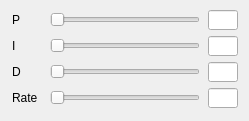
      <widget class="QWidget" name="tab_Yaw">
       <attribute name="title">
        <string>Yaw</string>
       </attribute>
       <widget class="QWidget" name="layoutWidget_3">
        <property name="geometry">
         <rect>
          <x>10</x>
          <y>10</y>
          <width>230</width>
          <height>102</height>
         </rect>
        </property>
        <layout class="QHBoxLayout" name="horizontalLayout_6">
         <item>
          <layout class="QVBoxLayout" name="verticalLayout_7">
           <item>
            <widget class="QLabel" name="label_P_3">
             <property name="minimumSize">
              <size>
               <width>30</width>
               <height>20</height>
              </size>
             </property>
             <property name="maximumSize">
              <size>
               <width>30</width>
               <height>20</height>
              </size>
             </property>
             <property name="font">
              <font>
               <family>Arial</family>
               <pointsize>9</pointsize>
              </font>
             </property>
             <property name="text">
              <string>P</string>
             </property>
            </widget>
           </item>
           <item>
            <widget class="QLabel" name="label_I_3">
             <property name="minimumSize">
              <size>
               <width>30</width>
               <height>20</height>
              </size>
             </property>
             <property name="maximumSize">
              <size>
               <width>30</width>
               <height>20</height>
              </size>
             </property>
             <property name="font">
              <font>
               <family>Arial</family>
               <pointsize>9</pointsize>
              </font>
             </property>
             <property name="text">
              <string>I</string>
             </property>
            </widget>
           </item>
           <item>
            <widget class="QLabel" name="label_D_3">
             <property name="minimumSize">
              <size>
               <width>30</width>
               <height>20</height>
              </size>
             </property>
             <property name="maximumSize">
              <size>
               <width>30</width>
               <height>20</height>
              </size>
             </property>
             <property name="font">
              <font>
               <family>Arial</family>
               <pointsize>9</pointsize>
              </font>
             </property>
             <property name="text">
              <string>D</string>
             </property>
            </widget>
           </item>
           <item>
            <widget class="QLabel" name="label_Rate_3">
             <property name="minimumSize">
              <size>
               <width>30</width>
               <height>20</height>
              </size>
             </property>
             <property name="maximumSize">
              <size>
               <width>30</width>
               <height>20</height>
              </size>
             </property>
             <property name="font">
              <font>
               <family>Arial</family>
               <pointsize>9</pointsize>
              </font>
             </property>
             <property name="text">
              <string>Rate</string>
             </property>
            </widget>
           </item>
          </layout>
         </item>
         <item>
          <layout class="QVBoxLayout" name="verticalLayout_8">
           <item>
            <widget class="QSlider" name="horizontalSlider_P_3">
             <property name="minimumSize">
              <size>
               <width>150</width>
               <height>20</height>
              </size>
             </property>
             <property name="maximumSize">
              <size>
               <width>150</width>
               <height>20</height>
              </size>
             </property>
             <property name="orientation">
              <enum>Qt::Horizontal</enum>
             </property>
            </widget>
           </item>
           <item>
            <widget class="QSlider" name="horizontalSlider_I_3">
             <property name="minimumSize">
              <size>
               <width>150</width>
               <height>20</height>
              </size>
             </property>
             <property name="maximumSize">
              <size>
               <width>150</width>
               <height>20</height>
              </size>
             </property>
             <property name="orientation">
              <enum>Qt::Horizontal</enum>
             </property>
            </widget>
           </item>
           <item>
            <widget class="QSlider" name="horizontalSlider_D_3">
             <property name="minimumSize">
              <size>
               <width>150</width>
               <height>20</height>
              </size>
             </property>
             <property name="maximumSize">
              <size>
               <width>150</width>
               <height>20</height>
              </size>
             </property>
             <property name="orientation">
              <enum>Qt::Horizontal</enum>
             </property>
            </widget>
           </item>
           <item>
            <widget class="QSlider" name="horizontalSlider_Rate_3">
             <property name="minimumSize">
              <size>
               <width>150</width>
               <height>20</height>
              </size>
             </property>
             <property name="maximumSize">
              <size>
               <width>150</width>
               <height>20</height>
              </size>
             </property>
             <property name="orientation">
              <enum>Qt::Horizontal</enum>
             </property>
            </widget>
           </item>
          </layout>
         </item>
         <item>
          <layout class="QVBoxLayout" name="verticalLayout_9">
           <item>
            <widget class="QLineEdit" name="lineEdit_P_3">
             <property name="minimumSize">
              <size>
               <width>30</width>
               <height>20</height>
              </size>
             </property>
             <property name="maximumSize">
              <size>
               <width>30</width>
               <height>20</height>
              </size>
             </property>
             <property name="font">
              <font>
               <family>Arial</family>
               <pointsize>9</pointsize>
              </font>
             </property>
            </widget>
           </item>
           <item>
            <widget class="QLineEdit" name="lineEdit_I_3">
             <property name="minimumSize">
              <size>
               <width>30</width>
               <height>20</height>
              </size>
             </property>
             <property name="maximumSize">
              <size>
               <width>30</width>
               <height>20</height>
              </size>
             </property>
             <property name="font">
              <font>
               <family>Arial</family>
               <pointsize>9</pointsize>
              </font>
             </property>
            </widget>
           </item>
           <item>
            <widget class="QLineEdit" name="lineEdit_D_3">
             <property name="minimumSize">
              <size>
               <width>30</width>
               <height>20</height>
              </size>
             </property>
             <property name="maximumSize">
              <size>
               <width>30</width>
               <height>20</height>
              </size>
             </property>
             <property name="font">
              <font>
               <family>Arial</family>
               <pointsize>9</pointsize>
              </font>
             </property>
            </widget>
           </item>
           <item>
            <widget class="QLineEdit" name="lineEdit_Rate_3">
             <property name="minimumSize">
              <size>
               <width>30</width>
               <height>20</height>
              </size>
             </property>
             <property name="maximumSize">
              <size>
               <width>30</width>
               <height>20</height>
              </size>
             </property>
             <property name="font">
              <font>
               <family>Arial</family>
               <pointsize>9</pointsize>
              </font>
             </property>
            </widget>
           </item>
          </layout>
         </item>
        </layout>
       </widget>
      </widget>
